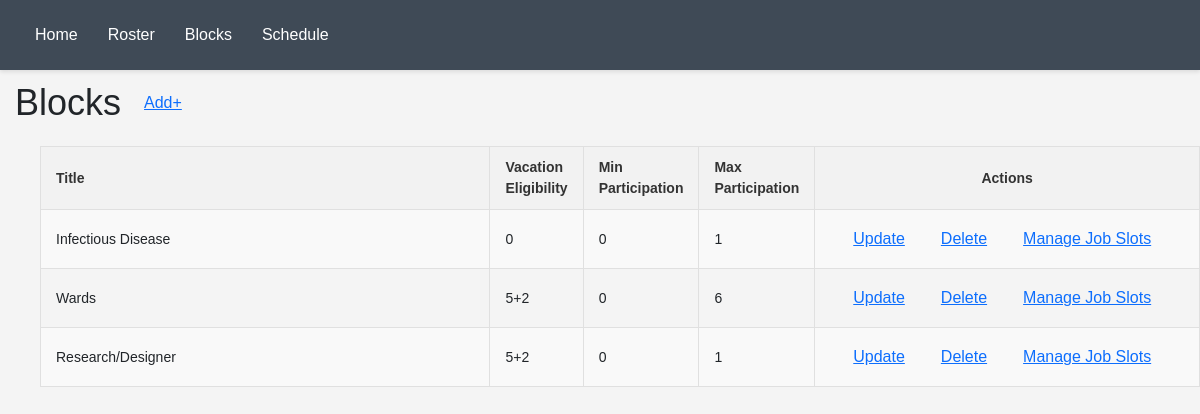
Before: /block with the older database file.
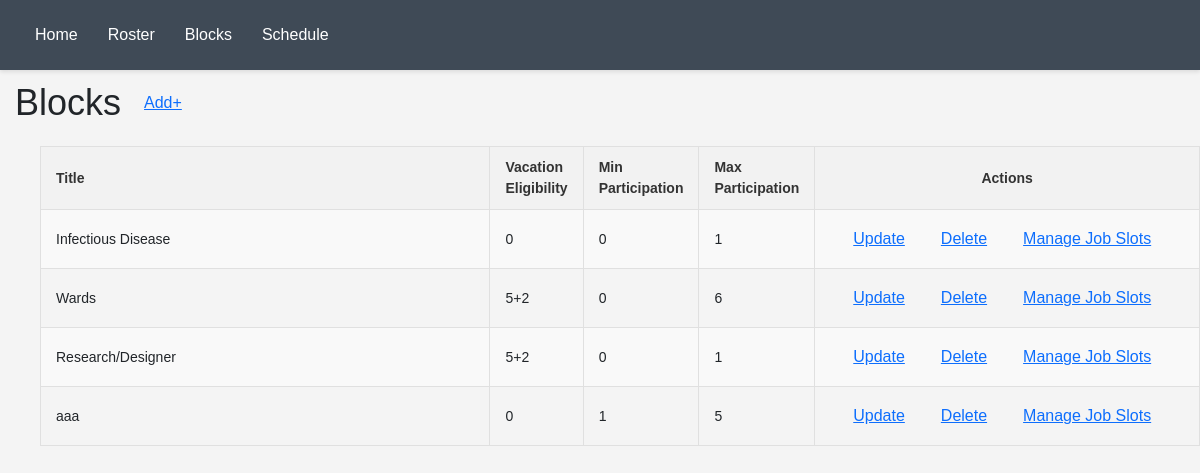
After: the same page with the newer database file.
### Main/models.py (models this page shows)
class Section(models.Model):
    name = models.CharField(max_length=120)
    vacation_type = models.CharField(choices=VacationChoices)
    min_visits = models.IntegerField()
    max_visits = models.IntegerField()

### Main/views.py (the view)
# urls.py: path('block',views.block_page),
def block_page(request):
    all_blocks = Section.objects.all()
    return render(request, 'block.html', {'blocks': all_blocks})

### Main/templates/block.html (shortened to what this page needs)
{% extends 'base.html' %}
{% block content %}
<div style="display:flex;flex-direction: row;">
  <p style="font-size:36px;margin-top:6px;margin-bottom:6px;margin-left:15px;"> Blocks </p>
  <button type="button" style="margin-top:0px;margin-left:10px;" class="btn btn-link" hx-get="/block/create"
    hx-target="#modal_target" hx-swap="innerHTML" onclick="showCustomModal()"> Add+ </button>
</div>
<table id="main_schedule" style="margin-left:40px;margin-top:10px;">
  <tr>
    <th style="width:300px;"> Title </th>
    <th style="width:75px;"> Vacation Eligibility </th>
    <th style="width:75px;"> Min Participation </th>
    <th style="width:75px;"> Max Participation </th>
    <th style="width:400px;text-align: center;"> Actions </th>
  </tr>
  {% for block in blocks %}
  <tr id="block_row_{{block.pk}}">
    <td style="width:500px;"> {{block.name}}</td>
    <td style="width:75px;"> {{block.vacation_type}}</td>
    <td style="width:75px;"> {{block.min_visits}}</td>
    <td style="width:75px;"> {{block.max_visits}}</td>
    <td style="width:400px;">
      <div style="display: flex;flex-direction: row;">
        <button type="button" style="margin-top:0px;margin-left:10px;" class="btn btn-link"
          hx-get="/block/edit/{{block.pk}}" hx-target="#modal_target" hx-swap="innerHTML" onclick="showCustomModal()">
          Update </button>
        <button type="button" style="margin-top:0px;margin-left:10px;" class="btn btn-link"
          onclick="delete_block({{block.pk}})"> Delete </button>
        <button type="button" style="margin-top:0px;margin-left:10px;" class="btn btn-link" hx-get="/manage_job_slots/{{block.pk}}"
          hx-target="#modal_target" hx-swap="innerHTML" onclick="showCustomModal()"> Manage Job Slots </button>
      </div>
    </td>
  </tr>
  {% endfor %}
</table>
{% endblock %}

Changed rows visible on the page:
added Section: name "aaa", vacation_type "0", min_visits "1", max_visits "5"
